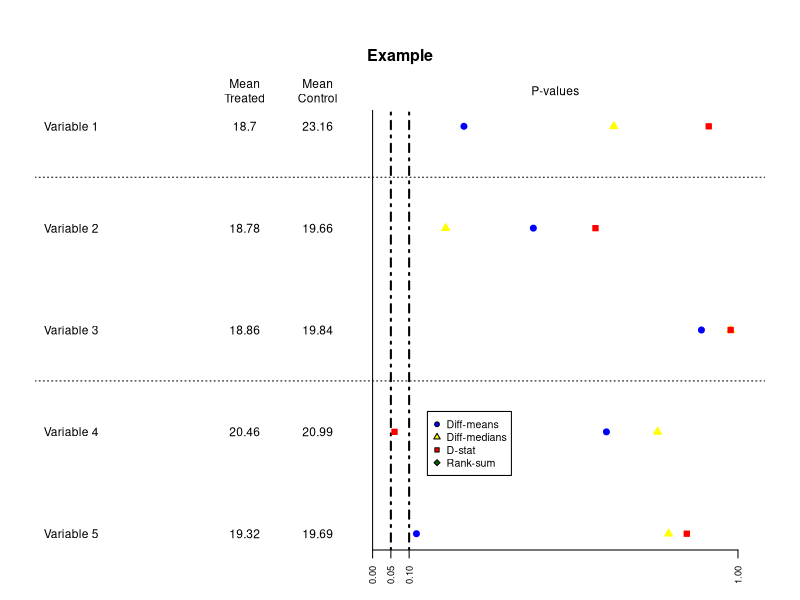

R code for this plot:

# Function to create figure with both summary statistics and plots of p-values for different variables across different groups
# Author: Rocio Titiunik
# Date: September 5th, 2008
# Version: 1.0

# Version to distribute publicly

# NOTE: This function is *very far* from being a real function. As you'll see, there are many parameters set inside the function
#       that should be arguments to the function instead. I'm currently working on a version that is fully flexible and does not
#       set any parameters inside the function. But for now, this is it.

# About the arguments of the function:

# 'results':     a matrix whose rows are different variables; whose first two columns contain the means for treated and control;
#                and whose remaining columns have the pvalues to be plotted for every variable

# 'title':       title of the overall graph

# at1, at2,at3:  scalars which indicates where to locate the three differents groups (mean treatment, mean controls, graph area) in the figure area

# xlim1 :         the left limit of the x-axis; right limit is always set to 1

# textsize:      scalar indicating the size of text in the figure

# legend:        logical indicating whether the legend should be included

# legendx:       scalar indicating the x-coordinate of the legend's location

# legendy:       scalar indicating the y-coordinate of the legend's location

# parcex:        scalar setting cex parameter



plot.pval <- function(results, title=NULL, legend,legendx=0.15,legendy=2.2, textsize=0.9, parcex=0.8, at1=-0.35, at2=-0.15, at3=-0.9,xlim1=-0.85) {


  # set values of different parameters
  xlim = c(xlim1,1); pchset = c(21,24,22,23); pchcolset = c("blue","yellow","red","darkgreen")

  # set margins and letter size
  par(cex=parcex, mai = c(0.5, 0.35, 1.1, 0.35))

  # set number of rows 
  ny = nrow(results)

  # create the empty figure
  if(!is.null(title))  plot(x=NULL,axes=F, xlim=xlim, ylim=c(1,ny),xlab="",ylab="", main=title)
  if(is.null(title))   plot(x=NULL,axes=F, xlim=xlim, ylim=c(1,ny),xlab="",ylab="")
  
  # add the 0, 0.05 and 0.1 vertical lines
  abline(v=c(0,0.05,0.1),lty=c(1,4,4), lwd=c(1,2,2))
  axis(side=1,at=c(0,0.05,0.1,1),tick=TRUE, las=2, cex.axis=0.7)

  # add labels on top of the three areas of the graph
  axis(side=3,at=at1,labels="Mean\nTreated",tick=FALSE, padj=0.5,cex.axis=textsize)
  axis(side=3,at=at2,labels="Mean\nControl",tick=FALSE, padj=0.5,cex.axis=textsize)
  axis(side=3,at=0.5,labels="P-values",tick=FALSE, padj=0.5,cex.axis=textsize)

  # Fill the figure with the information which is inside the 'results' matrix
  # First, add the p-values as points
  for(i in 4:ncol(results)) points(results[,i],ny:1, pch = pchset[i-4+1], col = pchcolset[i-4+1], bg = pchcolset[i-4+1])

  # Second, add each variable name and the means for treated and control
  for(i in 1:ny) {
    text(at3,ny-i+1,results[i,1],adj = 0,cex=textsize) # variable name
    text(at1,ny-i+1,results[i,2], cex=textsize)        # treatment mean
    text(at2,ny-i+1,results[i,3], cex=textsize)        # control mean
  }

  # Add dotted horizontal lines every two variables to make it prettier
  for(i in seq(2,by=2,length.out=floor((ny-1)/2))) abline(h = i+0.5, lty = 3)

  # Add legend
  if(legend) legend(x=legendx, y=legendy, c("Diff-means", "Diff-medians", "D-stat", "Rank-sum"), pch=pchset, pt.bg = pchcolset, cex=0.8)
}



###############################################
#
#
# EXAMPLE
# 
#
###############################################

set.seed(10012)
foo1 <- c("Variable 1","Variable 2","Variable 3", "Variable 4", "Variable 5")
foo2 <- matrix(data=round(rnorm(10,mean=20),digits=2),nrow=5,ncol=2)
foo3 <- matrix(data=round(runif(15),digits=2),nrow=5,ncol=3)


results <- cbind(foo1,foo2,foo3)


plot.pval(results=results, title="Example", legend=TRUE,legendx=0.15,legendy=2.2, textsize=0.9, parcex=0.8, at1=-0.35, at2=-0.15, at3=-0.9,xlim1=-0.85)
